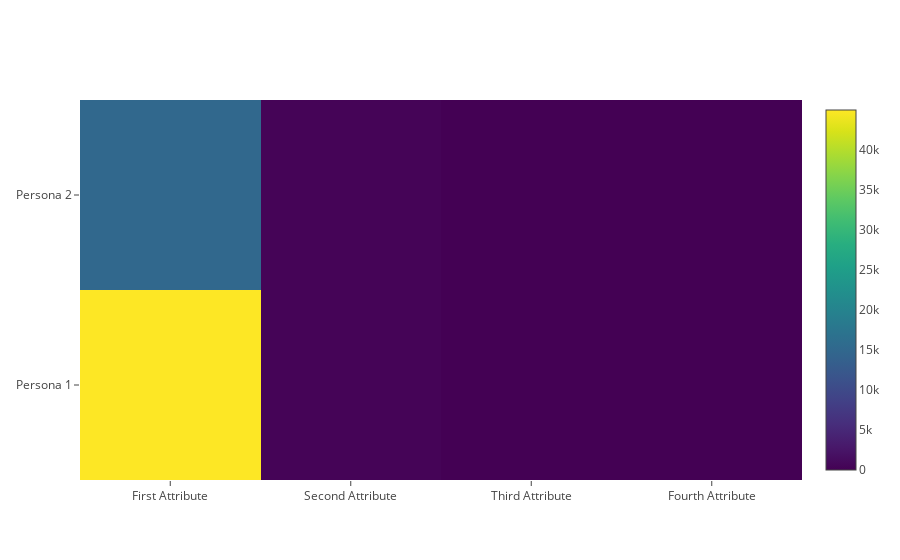

The notebook cell saved with this chart:
### Code cell
labSVDSum = group_data(svdLab_results) 


data = [go.Heatmap( z=labSVDSum.values.tolist(), 
                   y=['Persona 1', 'Persona 2'],
                   x=['First Attribute', 'Second Attribute', 'Third Attribute', 'Fourth Attribute'
                     ],
                   colorscale='Viridis')]
plotly.offline.iplot(data, filename='pandas-heatmap')
py.iplot(data, filename = 'pandas-heatmap')

### Figure 1 — Plotly figure (JSON) as saved in the notebook; plotly's stock layout.template omitted (floating-point values rounded to 4 significant figures)
{"data": [{"colorscale": "Viridis", "type": "heatmap", "uid": "fa6610a6-1fab-47cd-b95e-d5cdb9f2606b", "x": ["First Attribute", "Second Attribute", "Third Attribute", "Fourth Attribute"], "y": ["Persona 1", "Persona 2"], "z": [[44982, 340.1, 8.051, -15.33], [14986, 340.5, 15.89, -14.71]]}], "layout": {}}
